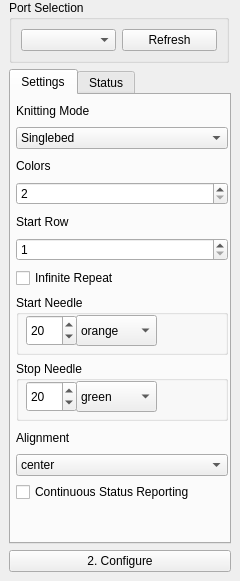
<?xml version="1.0" encoding="UTF-8"?>
<ui version="4.0">
 <class>DockWidget</class>
 <widget class="QDockWidget" name="DockWidget">
  <property name="geometry">
   <rect>
    <x>0</x>
    <y>0</y>
    <width>240</width>
    <height>581</height>
   </rect>
  </property>
  <property name="sizePolicy">
   <sizepolicy hsizetype="Preferred" vsizetype="Preferred">
    <horstretch>0</horstretch>
    <verstretch>0</verstretch>
   </sizepolicy>
  </property>
  <property name="minimumSize">
   <size>
    <width>240</width>
    <height>581</height>
   </size>
  </property>
  <property name="maximumSize">
   <size>
    <width>240</width>
    <height>581</height>
   </size>
  </property>
  <property name="features">
   <set>QDockWidget::NoDockWidgetFeatures</set>
  </property>
  <property name="windowTitle">
   <string/>
  </property>
  <widget class="QWidget" name="ayab_config">
   <property name="sizePolicy">
    <sizepolicy hsizetype="Preferred" vsizetype="Expanding">
     <horstretch>0</horstretch>
     <verstretch>0</verstretch>
    </sizepolicy>
   </property>
   <layout class="QVBoxLayout" name="verticalLayout">
    <property name="spacing">
     <number>6</number>
    </property>
    <property name="topMargin">
     <number>0</number>
    </property>
    <item>
     <widget class="QGroupBox" name="groupBox">
      <property name="sizePolicy">
       <sizepolicy hsizetype="Minimum" vsizetype="Fixed">
        <horstretch>0</horstretch>
        <verstretch>0</verstretch>
       </sizepolicy>
      </property>
      <property name="minimumSize">
       <size>
        <width>220</width>
        <height>0</height>
       </size>
      </property>
      <property name="maximumSize">
       <size>
        <width>0</width>
        <height>16777215</height>
       </size>
      </property>
      <property name="title">
       <string>Port Selection</string>
      </property>
      <layout class="QHBoxLayout" name="horizontalLayout_3">
       <item>
        <widget class="QComboBox" name="serial_port_dropdown"/>
       </item>
       <item>
        <widget class="QPushButton" name="refresh_ports_button">
         <property name="text">
          <string>Refresh</string>
         </property>
        </widget>
       </item>
      </layout>
     </widget>
    </item>
    <item>
     <widget class="QTabWidget" name="tabWidget">
      <property name="sizePolicy">
       <sizepolicy hsizetype="MinimumExpanding" vsizetype="MinimumExpanding">
        <horstretch>0</horstretch>
        <verstretch>0</verstretch>
       </sizepolicy>
      </property>
      <property name="minimumSize">
       <size>
        <width>180</width>
        <height>430</height>
       </size>
      </property>
      <property name="maximumSize">
       <size>
        <width>1000000</width>
        <height>16777215</height>
       </size>
      </property>
      <property name="currentIndex">
       <number>0</number>
      </property>
      <property name="documentMode">
       <bool>false</bool>
      </property>
      <property name="tabBarAutoHide">
       <bool>false</bool>
      </property>
      <widget class="QWidget" name="tab_knit">
       <property name="sizePolicy">
        <sizepolicy hsizetype="MinimumExpanding" vsizetype="MinimumExpanding">
         <horstretch>0</horstretch>
         <verstretch>0</verstretch>
        </sizepolicy>
       </property>
       <attribute name="title">
        <string>Settings</string>
       </attribute>
       <widget class="QWidget" name="verticalLayoutWidget">
        <property name="geometry">
         <rect>
          <x>-1</x>
          <y>-1</y>
          <width>224</width>
          <height>414</height>
         </rect>
        </property>
        <layout class="QVBoxLayout" name="verticalLayout_3">
         <property name="leftMargin">
          <number>6</number>
         </property>
         <property name="topMargin">
          <number>6</number>
         </property>
         <property name="rightMargin">
          <number>6</number>
         </property>
         <property name="bottomMargin">
          <number>6</number>
         </property>
         <item>
          <widget class="QLabel" name="label_4">
           <property name="text">
            <string>Knitting Mode</string>
           </property>
          </widget>
         </item>
         <item>
          <widget class="QComboBox" name="knitting_mode_box">
           <property name="sizePolicy">
            <sizepolicy hsizetype="Preferred" vsizetype="Preferred">
             <horstretch>0</horstretch>
             <verstretch>0</verstretch>
            </sizepolicy>
           </property>
           <item>
            <property name="text">
             <string notr="true">Singlebed</string>
            </property>
           </item>
           <item>
            <property name="text">
             <string notr="true">Ribber: Classic</string>
            </property>
           </item>
           <item>
            <property name="text">
             <string notr="true">Ribber: Middle-Colors-Twice</string>
            </property>
           </item>
           <item>
            <property name="text">
             <string notr="true">Ribber: Heart of Pluto</string>
            </property>
           </item>
           <item>
            <property name="text">
             <string notr="true">Ribber: Circular</string>
            </property>
           </item>
          </widget>
         </item>
         <item>
          <widget class="QLabel" name="label_6">
           <property name="text">
            <string>Colors</string>
           </property>
          </widget>
         </item>
         <item>
          <widget class="QSpinBox" name="color_edit">
           <property name="sizePolicy">
            <sizepolicy hsizetype="Preferred" vsizetype="Preferred">
             <horstretch>0</horstretch>
             <verstretch>0</verstretch>
            </sizepolicy>
           </property>
           <property name="minimum">
            <number>2</number>
           </property>
           <property name="maximum">
            <number>6</number>
           </property>
          </widget>
         </item>
         <item>
          <widget class="QLabel" name="label_5">
           <property name="text">
            <string>Start Row</string>
           </property>
          </widget>
         </item>
         <item>
          <widget class="QSpinBox" name="start_row_edit">
           <property name="sizePolicy">
            <sizepolicy hsizetype="Preferred" vsizetype="Preferred">
             <horstretch>0</horstretch>
             <verstretch>0</verstretch>
            </sizepolicy>
           </property>
           <property name="suffix">
            <string/>
           </property>
           <property name="prefix">
            <string/>
           </property>
           <property name="minimum">
            <number>1</number>
           </property>
           <property name="maximum">
            <number>99999</number>
           </property>
          </widget>
         </item>
         <item>
          <widget class="QCheckBox" name="infRepeat_checkbox">
           <property name="sizePolicy">
            <sizepolicy hsizetype="Preferred" vsizetype="Preferred">
             <horstretch>0</horstretch>
             <verstretch>0</verstretch>
            </sizepolicy>
           </property>
           <property name="text">
            <string>Infinite Repeat</string>
           </property>
          </widget>
         </item>
         <item>
          <widget class="QGroupBox" name="gbox_startneedle">
           <property name="minimumSize">
            <size>
             <width>0</width>
             <height>60</height>
            </size>
           </property>
           <property name="title">
            <string>Start Needle</string>
           </property>
           <widget class="QComboBox" name="start_needle_color">
            <property name="geometry">
             <rect>
              <x>60</x>
              <y>20</y>
              <width>81</width>
              <height>31</height>
             </rect>
            </property>
            <item>
             <property name="text">
              <string notr="true">orange</string>
             </property>
            </item>
            <item>
             <property name="text">
              <string notr="true">green</string>
             </property>
            </item>
           </widget>
           <widget class="QSpinBox" name="start_needle_edit">
            <property name="geometry">
             <rect>
              <x>10</x>
              <y>20</y>
              <width>51</width>
              <height>31</height>
             </rect>
            </property>
            <property name="prefix">
             <string/>
            </property>
            <property name="minimum">
             <number>1</number>
            </property>
            <property name="maximum">
             <number>100</number>
            </property>
            <property name="value">
             <number>20</number>
            </property>
           </widget>
          </widget>
         </item>
         <item>
          <widget class="QGroupBox" name="gbox_stopneedle">
           <property name="minimumSize">
            <size>
             <width>0</width>
             <height>60</height>
            </size>
           </property>
           <property name="title">
            <string>Stop Needle</string>
           </property>
           <widget class="QComboBox" name="stop_needle_color">
            <property name="geometry">
             <rect>
              <x>60</x>
              <y>20</y>
              <width>81</width>
              <height>31</height>
             </rect>
            </property>
            <item>
             <property name="text">
              <string notr="true">green</string>
             </property>
            </item>
            <item>
             <property name="text">
              <string notr="true">orange</string>
             </property>
            </item>
           </widget>
           <widget class="QSpinBox" name="stop_needle_edit">
            <property name="geometry">
             <rect>
              <x>10</x>
              <y>20</y>
              <width>51</width>
              <height>31</height>
             </rect>
            </property>
            <property name="prefix">
             <string/>
            </property>
            <property name="minimum">
             <number>1</number>
            </property>
            <property name="maximum">
             <number>100</number>
            </property>
            <property name="value">
             <number>20</number>
            </property>
           </widget>
          </widget>
         </item>
         <item>
          <widget class="QLabel" name="label_3">
           <property name="text">
            <string>Alignment</string>
           </property>
          </widget>
         </item>
         <item>
          <widget class="QComboBox" name="alignment_combo_box">
           <property name="sizePolicy">
            <sizepolicy hsizetype="Preferred" vsizetype="Preferred">
             <horstretch>0</horstretch>
             <verstretch>0</verstretch>
            </sizepolicy>
           </property>
           <item>
            <property name="text">
             <string notr="true">center</string>
            </property>
           </item>
           <item>
            <property name="text">
             <string notr="true">left</string>
            </property>
           </item>
           <item>
            <property name="text">
             <string notr="true">right</string>
            </property>
           </item>
          </widget>
         </item>
         <item>
          <widget class="QCheckBox" name="checkBox_ContinuousReporting">
           <property name="text">
            <string>Continuous Status Reporting</string>
           </property>
          </widget>
         </item>
        </layout>
       </widget>
      </widget>
      <widget class="QWidget" name="tab_status">
       <attribute name="title">
        <string>Status</string>
       </attribute>
       <widget class="QWidget" name="verticalLayoutWidget_2">
        <property name="geometry">
         <rect>
          <x>0</x>
          <y>-1</y>
          <width>211</width>
          <height>333</height>
         </rect>
        </property>
        <layout class="QVBoxLayout" name="verticalLayout_4">
         <property name="leftMargin">
          <number>6</number>
         </property>
         <property name="topMargin">
          <number>6</number>
         </property>
         <property name="rightMargin">
          <number>6</number>
         </property>
         <property name="bottomMargin">
          <number>6</number>
         </property>
         <item alignment="Qt::AlignHCenter">
          <widget class="QLabel" name="label_8">
           <property name="sizePolicy">
            <sizepolicy hsizetype="Expanding" vsizetype="Fixed">
             <horstretch>0</horstretch>
             <verstretch>0</verstretch>
            </sizepolicy>
           </property>
           <property name="text">
            <string>Hall Sensors</string>
           </property>
          </widget>
         </item>
         <item>
          <layout class="QHBoxLayout" name="horizontalLayout">
           <item>
            <layout class="QVBoxLayout" name="verticalLayout_6">
             <item alignment="Qt::AlignHCenter">
              <widget class="QProgressBar" name="progress_hall_l">
               <property name="enabled">
                <bool>false</bool>
               </property>
               <property name="sizePolicy">
                <sizepolicy hsizetype="Fixed" vsizetype="Fixed">
                 <horstretch>0</horstretch>
                 <verstretch>0</verstretch>
                </sizepolicy>
               </property>
               <property name="maximum">
                <number>1024</number>
               </property>
               <property name="value">
                <number>0</number>
               </property>
               <property name="alignment">
                <set>Qt::AlignCenter</set>
               </property>
               <property name="orientation">
                <enum>Qt::Vertical</enum>
               </property>
               <property name="format">
                <string>%p%</string>
               </property>
              </widget>
             </item>
             <item>
              <widget class="QLabel" name="label_hall_l">
               <property name="sizePolicy">
                <sizepolicy hsizetype="Minimum" vsizetype="Fixed">
                 <horstretch>0</horstretch>
                 <verstretch>0</verstretch>
                </sizepolicy>
               </property>
               <property name="text">
                <string>Hall Left</string>
               </property>
               <property name="alignment">
                <set>Qt::AlignCenter</set>
               </property>
              </widget>
             </item>
            </layout>
           </item>
           <item>
            <layout class="QVBoxLayout" name="verticalLayout_7">
             <item alignment="Qt::AlignHCenter">
              <widget class="QProgressBar" name="progress_hall_r">
               <property name="enabled">
                <bool>false</bool>
               </property>
               <property name="sizePolicy">
                <sizepolicy hsizetype="Fixed" vsizetype="Fixed">
                 <horstretch>0</horstretch>
                 <verstretch>0</verstretch>
                </sizepolicy>
               </property>
               <property name="maximum">
                <number>1024</number>
               </property>
               <property name="value">
                <number>0</number>
               </property>
               <property name="alignment">
                <set>Qt::AlignCenter</set>
               </property>
               <property name="orientation">
                <enum>Qt::Vertical</enum>
               </property>
               <property name="format">
                <string>%p%</string>
               </property>
              </widget>
             </item>
             <item>
              <widget class="QLabel" name="label_hall_r">
               <property name="sizePolicy">
                <sizepolicy hsizetype="Preferred" vsizetype="Fixed">
                 <horstretch>0</horstretch>
                 <verstretch>0</verstretch>
                </sizepolicy>
               </property>
               <property name="text">
                <string>Hall Right</string>
               </property>
               <property name="alignment">
                <set>Qt::AlignCenter</set>
               </property>
              </widget>
             </item>
            </layout>
           </item>
          </layout>
         </item>
         <item>
          <widget class="Line" name="line_2">
           <property name="orientation">
            <enum>Qt::Horizontal</enum>
           </property>
          </widget>
         </item>
         <item alignment="Qt::AlignHCenter">
          <widget class="QLabel" name="label_7">
           <property name="sizePolicy">
            <sizepolicy hsizetype="Expanding" vsizetype="Fixed">
             <horstretch>0</horstretch>
             <verstretch>0</verstretch>
            </sizepolicy>
           </property>
           <property name="text">
            <string>Carriage</string>
           </property>
          </widget>
         </item>
         <item alignment="Qt::AlignHCenter">
          <widget class="QLabel" name="label_carriage">
           <property name="sizePolicy">
            <sizepolicy hsizetype="Preferred" vsizetype="Fixed">
             <horstretch>0</horstretch>
             <verstretch>0</verstretch>
            </sizepolicy>
           </property>
           <property name="text">
            <string>No carriage detected</string>
           </property>
          </widget>
         </item>
         <item>
          <widget class="QSlider" name="slider_position">
           <property name="enabled">
            <bool>false</bool>
           </property>
           <property name="maximum">
            <number>199</number>
           </property>
           <property name="orientation">
            <enum>Qt::Horizontal</enum>
           </property>
           <property name="tickPosition">
            <enum>QSlider::TicksBelow</enum>
           </property>
          </widget>
         </item>
         <item alignment="Qt::AlignHCenter">
          <widget class="QLabel" name="label_direction">
           <property name="sizePolicy">
            <sizepolicy hsizetype="Minimum" vsizetype="Fixed">
             <horstretch>0</horstretch>
             <verstretch>0</verstretch>
            </sizepolicy>
           </property>
           <property name="text">
            <string>direction</string>
           </property>
           <property name="alignment">
            <set>Qt::AlignCenter</set>
           </property>
          </widget>
         </item>
         <item>
          <widget class="Line" name="line_3">
           <property name="orientation">
            <enum>Qt::Horizontal</enum>
           </property>
          </widget>
         </item>
         <item alignment="Qt::AlignHCenter">
          <widget class="QLabel" name="label_9">
           <property name="sizePolicy">
            <sizepolicy hsizetype="Expanding" vsizetype="Fixed">
             <horstretch>0</horstretch>
             <verstretch>0</verstretch>
            </sizepolicy>
           </property>
           <property name="text">
            <string>Progress</string>
           </property>
          </widget>
         </item>
         <item alignment="Qt::AlignHCenter">
          <widget class="QLabel" name="label_progress">
           <property name="font">
            <font>
             <family>Sans</family>
             <pointsize>22</pointsize>
            </font>
           </property>
           <property name="mouseTracking">
            <bool>false</bool>
           </property>
           <property name="text">
            <string>progress</string>
           </property>
          </widget>
         </item>
        </layout>
       </widget>
      </widget>
     </widget>
    </item>
    <item>
     <widget class="QPushButton" name="configure_button">
      <property name="text">
       <string>2. Configure</string>
      </property>
     </widget>
    </item>
   </layout>
  </widget>
 </widget>
 <resources/>
 <connections/>
</ui>
